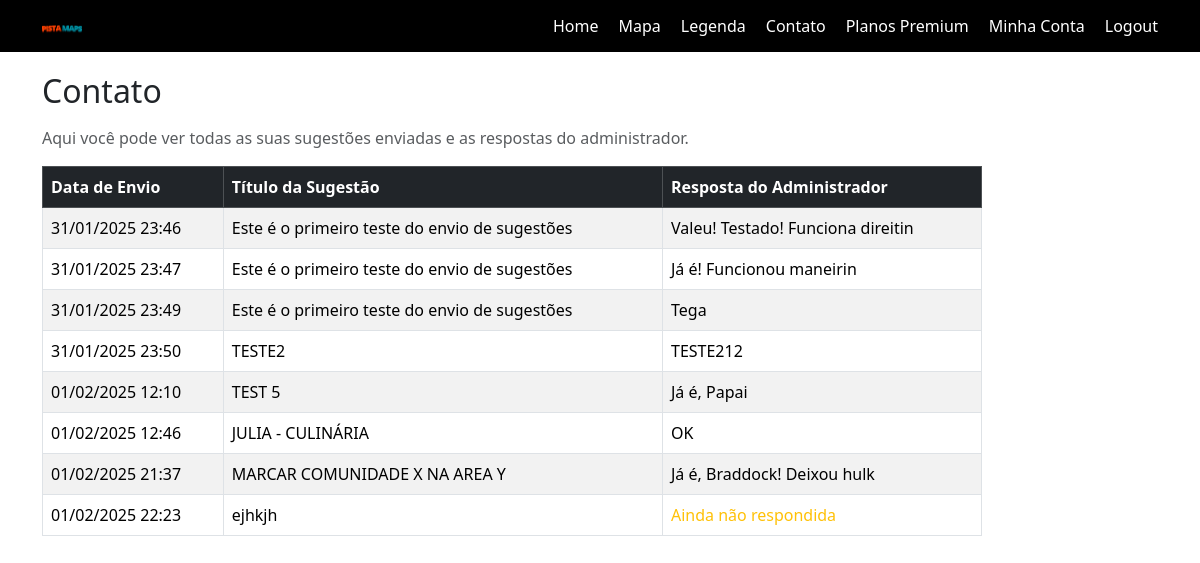
/contato (signed in), run on the app's committed database.
### mapa/models.py (models this page shows, shortened)
class Sugestao(models.Model):
    autor = models.ForeignKey(User, on_delete=models.CASCADE)
    titulo = models.CharField(max_length=100)
    descricao = models.TextField()
    data_envio = models.DateTimeField(auto_now_add=True)

class Resposta(models.Model):
    sugestao = models.ForeignKey(Sugestao, on_delete=models.CASCADE)
    autor = models.ForeignKey(User, on_delete=models.CASCADE)
    resposta = models.TextField()
    data_resposta = models.DateTimeField(auto_now_add=True)

### mapa/views.py (the view)
# urls.py: path('contato', views.contato, name="contato"),
@login_required
def contato(request):
    if request.user.is_staff or request.user.is_superuser:
        sugestoes = Sugestao.objects.all()
        resposta = None  # Inicializa 'resposta' para o caso de staff/superuser
    else:
        sugestoes = Sugestao.objects.filter(autor=request.user)
        resposta = Resposta.objects.filter(autor=request.user)
    return render(request, 'html/contato.html', {'sugestoes': sugestoes, 'resposta': resposta})

### mapa/templates/html/contato.html (shortened to what this page needs)
{% extends 'html/base.html' %}
{% load static %}
{% block content %}
<nav class="navbar">
    <div class="container">
        <a href="{%url 'home'%}" class="brand"> <img src="/static/logo.png" style="width:40px; height:auto;"></a>
        {% if user.is_authenticated %}
                <ul class="nav-links" id="nav-links" style="margin-block: auto;">
                    <li><a href="{% url 'home' %}">Home</a></li>
                    <li><a href="{% url 'mapa' %}">Mapa</a></li>
                    <li><a href="{% url 'legenda' %}">Legenda</a></li>
                    <li><a href="{% url 'contato' %}">Contato</a></li>
                    <li><a href="{% url 'premium' %}">Planos Premium</a></li>
                    <li><a href="{% url 'minhaconta' %}">Minha Conta</a></li>
                    <li><a href="{% url 'logout' %}">Logout</a></li>
                </ul>
            {% endif %}
    </div>
</nav>
<div class="container" style="margin-top:20px;">
    <h2 class="mb-3">Contato</h2>
</div>
<div class="container">
    <p class="text-muted">Aqui você pode ver todas as suas sugestões enviadas e as respostas do administrador.</p>
</div>
<div class="container">
    <div class="table-responsive" style="width:940px;">
        <table class="table table-bordered table-striped">
            <thead class="table-dark">
                <tr>
                    <th>Data de Envio</th>
                    <th>Título da Sugestão</th>
                    <th>Resposta do Administrador</th>
                </tr>
            </thead>
            <tbody>
                {% for sugestao in sugestoes %}
                <tr>
                    <td>{{ sugestao.data_envio|date:"d/m/Y H:i" }}</td>
                    <td>{{ sugestao.titulo }}</td>
                    <td>
                        {% with sugestao.resposta_set.first as resposta %}
                            {% if resposta %}
                            {{ resposta.resposta }}
                        {% else %}
                                <span class="text-warning">Ainda não respondida</span>
                            {% endif %}
                        {% endwith %}
                    </td>
                </tr>
                {% empty %}
                <tr>
                    <td colspan="3" class="text-center text-muted">Nenhuma sugestão enviada ainda.</td>
                </tr>
                {% endfor %}
            </tbody>
        </table>
    </div>
</div>
{% endblock %}

### mapa/templates/html/base.html (shortened to what this page needs)
{% load static %}
<!DOCTYPE html>
<html lang="pt-br">
<head>
    <link rel="stylesheet" href="https://js.api.here.com/v3/3.1/mapsjs-ui.css" />
    <link href="https://cdn.jsdelivr.net/npm/bootstrap@5.3.3/dist/css/bootstrap.min.css" rel="stylesheet">
    <link rel="stylesheet" href="https://cdnjs.cloudflare.com/ajax/libs/font-awesome/6.0.0-beta3/css/all.min.css">
    <link rel="stylesheet" href="https://unpkg.com/leaflet@1.7.1/dist/leaflet.css" />
  <link rel="stylesheet" href="https://cdn.jsdelivr.net/npm/shorthandcss@1.1.1/dist/shorthand.min.css" />
  <link rel="stylesheet" type="text/css" href="https://bit.ly/CODFONT-ISCA" />
  <link rel="stylesheet" type="text/css" href="//cdn.jsdelivr.net/npm/slick-carousel@1.8.1/slick/slick-theme.css" />
  <link rel="stylesheet" href="{% static 'css/style.css' %}">
  <link rel="stylesheet" href= "{% static 'css/style-mapa.css' %}">
  <link rel="stylesheet" href= "{% static 'css/style-index.css' %}">
  <link href="https://cdn.jsdelivr.net/npm/bootstrap@5.3.3/dist/css/bootstrap.min.css" rel="stylesheet">
  <link rel="stylesheet" href="https://cdnjs.cloudflare.com/ajax/libs/font-awesome/6.0.0-beta3/css/all.min.css">
</head>
{% block content %}{% endblock %}

### mapa/static/css/style.css (style rules this page uses)
.navbar { background-color: black; color: white; padding: 10px; }
.container { display: flex; justify-content: space-between; align-items: center; }
.brand { text-decoration: none; color: white; font-size: 24px; }
.nav-links { list-style: none; padding: 0; display: flex; }
.nav-links li { margin-left: 20px; }
.nav-links a { text-decoration: none; color: white; }

### mapa/static/css/style-index.css (style rules this page uses)
.navbar { background-color: black; color: white; padding: 10px; }
.container { display: flex; justify-content: space-between; align-items: center; }
.brand { text-decoration: none; color: white; font-size: 24px; }
.nav-links { list-style: none; padding: 0; display: flex; }
.nav-links li { margin-left: 20px; }
.nav-links a { text-decoration: none; color: white; }

### data on the page
Sugestao: data_envio "31/01/2025 23:46", titulo "Este é o primeiro teste do envio de sugestões", resposta_set.first.resposta "Valeu! Testado! Funciona direitin"
Sugestao: data_envio "31/01/2025 23:47", titulo "Este é o primeiro teste do envio de sugestões", resposta_set.first.resposta "Já é! Funcionou maneirin"
Sugestao: data_envio "31/01/2025 23:49", titulo "Este é o primeiro teste do envio de sugestões", resposta_set.first.resposta "Tega"
Sugestao: data_envio "31/01/2025 23:50", titulo "TESTE2", resposta_set.first.resposta "TESTE212"
Sugestao: data_envio "01/02/2025 12:10", titulo "TEST 5", resposta_set.first.resposta "Já é, Papai"
Sugestao: data_envio "01/02/2025 12:46", titulo "JULIA - CULINÁRIA", resposta_set.first.resposta "OK"
Sugestao: data_envio "01/02/2025 21:37", titulo "MARCAR COMUNIDADE X NA AREA Y", resposta_set.first.resposta "Já é, Braddock! Deixou hulk"
Sugestao: data_envio "01/02/2025 22:23", titulo "ejhkjh", shows "Ainda não respondida"
